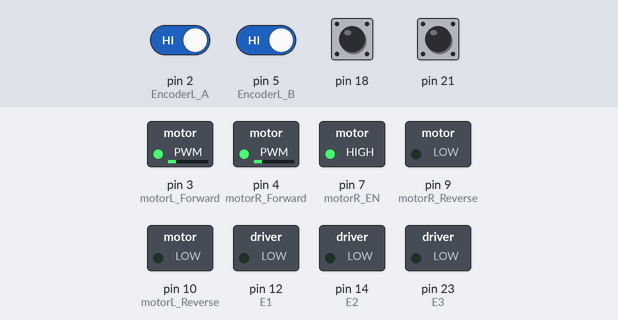
The sketch below on a simulated Arduino Mega 2560, built with avr-gcc and run on an emulated ATmega2560. On the bench: switched loads named in the sketch (green lamp = pin HIGH). Inputs (shaded band) come from the test bench; at power-on: pin 2 (EncoderL_A), pin 5 (EncoderL_B) HIGH, pin 18, pin 21 LOW. Random numbers use the default seed unless the sketch sets one; pins used as bus, display or sensor lines are not drawn; what the sketch prints to the serial monitor is not drawn.

Above: at 1.2 s.
1.3 s: pin 18 driven HIGH
4.3 s: pin 21 driven HIGH
7.3 s: pin 18 driven LOW
10.3 s: pin 18 pulsed HIGH 5 times (0.12 s each, 0.3 s apart)
14.8 s: pin 21 pulsed LOW 2 times (0.12 s each, 0.3 s apart)
Timing chart, 0 to 17.8 s (numbered marks = the images above; inputs shaded):
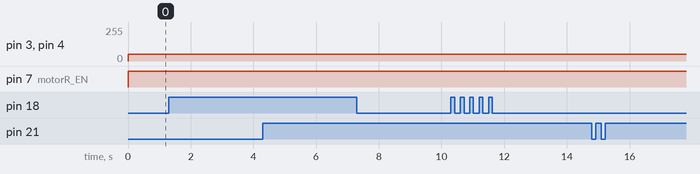

Measured:
- after the input at 1.3 s, every drawn part: stays the same
- after the input at 4.3 s, every drawn part: stays the same
- after the input at 7.3 s, every drawn part: stays the same
- after the input at 10.3 s, every drawn part: stays the same
- after the input at 14.8 s, every drawn part: stays the same

The sketch:

Micromouse.ino
```cpp
#include "headers/Receiver_Emitter.hpp"
#include "headers/Motors.hpp"
#include "headers/Encoders.hpp"
#include "headers/PID.hpp"

void setup() {
  receiver_emitter_setup();
  motorSetup();
  encoderSetup();
  setupInterrupts();
  PIDsetup();
  Serial.begin(9600);
}
/*
//main
void loop() {
  readSensors();
  detectWalls();
  turnDecision();
  moveOneCell();
}
*/

/*
//test sensor readings and walls
void loop() {
  readSensors();
  printSensorValues();
  printWalls();
}
*/

//test PID and cell movement
void loop() {
 moveOneCell();
 delay(3000);
}


/*
//test wheel turn with encoder print values
void loop() {
  turnLeft();
}
*/
```

Encoders.hpp
```cpp
//Encoder header
#ifndef ENCODERS_HEADER
#define ENCODERS_HEADER

#include "macros.hpp"
/*
extern int encL;
extern int encR;

void encoderSetup(); //connect encoders
void incLeft(); //increment counnter for left encoder
void incRight(); //increment counter for right encoder

void setupInterrupts(); //connect the interrupt service routine pins
*/

//values that will increase/decrease depending on if channel A leads channel B (vice-versa) for both encoders
extern volatile int encValLeft;
extern volatile int encValRight;

//updated encoder values
extern int currLeftEncoder;
extern int currRightEncoder;

extern double encoderCountX;
extern int encoderCountW;
extern int leftEncoderCount;
extern int rightEncoderCount;

//values to store changes and differnce between encoders and encoder states (current val and old val)
extern double encoderChange;//average between left encoder change and right encoder change
extern int leftEncoderChange;// difference between current left encoder and old left encoder
extern int rightEncoderChange; //difference between current rightEncoder and old right encoder

//last encoder values
//extern double oldEncoderCount;
extern double oldEncoderCount;
extern int oldLeftEncoder; //last value of left encoder
extern int oldRightEncoder; //last value of right encoder


void encoderSetup(); //connect encoders
void setupInterrupts(); //connect the interrupt service routine pins

//methods to increment/decrement the right and left encoder count
void countLeftEncoderA();
void countLeftEncoderB();
void countRightEncoderA();
void countRightEncoderB();

void resetEncoders();

void updateEncoders();

void printEncoders();


#endif
```

Motors.hpp
```cpp
//Motor header file
#ifndef MOTORS_HEADER
#define MOTORS_HEADER

extern int motorSpeedL;
extern int motorSpeedR;

extern double distanceLeftX;
extern double distanceLeftW;

extern int oneCellLength;
extern int oneTurnLength;

void motorSetup(); //declare motor pin connections
void turnDecision();
void moveOneCell();
void moveForwardSetting();
void turnRight();
void turnRightSetting();
void turnLeft();
void turnLeftSetting();
void halt();
void moveBackwards();
void turnAround();
void setMoveSpeed();
void setTurnSpeed();

#endif
```

PID.hpp
```cpp
//PID header file
#ifndef PID_HEADER
#define PID_HEADER

extern double encLeftCounter; //PID input
extern double newMotorSpeedL; //PID output
extern double encRightCounter; //PID setpoint

extern double kP, kI, kD;

void PIDsetup();
void runPID();
void turnOnPID();
void turnOffPID();

#endif
```

Receiver_Emitter.hpp
```cpp
//Receiver_Emitter header file
#ifndef RECEIVER_EMITTER_HEADER
#define RECEIVER_EMITTER_HEADER

#include "macros.hpp"

extern int frontLeft;
extern int left;
extern int right;
extern int frontRight;

extern int frontLeftThreshold;
extern int frontRightThreshold;
extern int leftThreshold;
extern int rightThreshold;

extern bool frontWall;
extern bool leftWall;
extern bool rightWall;

void receiver_emitter_setup(); //declare pin connections for emiiters and receivers
void getFrontRight(); //R1,E1
void getRight(); //R2,E2
void getLeft(); //R3,E3
void getFrontLeft(); //R4,E4

void readSensors();
void detectWalls();

void printSensorValues();
void printWalls();

#endif
```

macros.hpp
```cpp
//macros header file
#ifndef MACROS_HEADER
#define MACROS_HEADER

//pins for emitter and receiver pointing front right
#define R1 A1
#define E1 12

//pins for emitter and receiver pointing right
#define R2 A2
#define E2 14

//pins for emitter and receiver pointing left
#define R3 A3
#define E3 23

//pins for emitter and receiver pointing front left
#define R4 A4
#define E4 0

//left motor pins
#define motorL_EN 1
#define motorL_Forward 3
#define motorL_Reverse 10

//right motor pins
#define motorR_EN 7
#define motorR_Forward 4
#define motorR_Reverse 9

//A and B channels for both encoders
#define EncoderL_A 2
#define EncoderL_B 5
#define EncoderR_A 8
#define EncoderR_B 11

//speeds
#define moveSpeed 50
#define turnSpeed 50
#define maxSpeed 70

#endif
```

Encoders.cpp
```cpp
//Encoders.cpp
#include <Arduino.h>
#include "../headers/Encoders.hpp"
#include "../headers/Motors.hpp"
#include "../headers/PID.hpp"
/*
int encL, encR ;

void encoderSetup(){
	pinMode(left_encoder, INPUT);
	pinMode(right_encoder, INPUT);
	encL = 0;
	encR = 0;
}

void incLeft(){
	encL ++;
}

void incRight(){
	encR ++;
}

void setupInterrupts() {
	attachInterrupt(left_encoder, incLeft, CHANGE);
	attachInterrupt(right_encoder, incRight, CHANGE);
}
*/

volatile int encValLeft = 0;
volatile int encValRight = 0;

int currLeftEncoder;
int currRightEncoder;

double encoderCountX;
int encoderCountW;
int leftEncoderCount;
int rightEncoderCount;

double encoderChange;
int leftEncoderChange;
int rightEncoderChange;

double oldEncoderCount;
int oldLeftEncoder;
int oldRightEncoder;

void encoderSetup() {
	pinMode(EncoderL_A, INPUT);
	pinMode(EncoderL_B, INPUT);
	pinMode(EncoderR_A, INPUT);
	pinMode(EncoderR_B, INPUT);
}

void setupInterrupts() {
	attachInterrupt(EncoderL_A, countLeftEncoderA, CHANGE);
	attachInterrupt(EncoderL_B, countLeftEncoderB, CHANGE);
	attachInterrupt(EncoderR_A, countRightEncoderA, CHANGE);
	attachInterrupt(EncoderR_B, countRightEncoderB, CHANGE);
}

void countLeftEncoderA() {
	if (digitalRead(EncoderL_B)) {
	   	if (digitalRead(EncoderL_A)) {
	   		encValLeft++;
	   	}
		else {
			encValLeft--;
		}
	}
	else {
		if (digitalRead(EncoderL_A)) {
			encValLeft--;
		}
		else {
			encValLeft++;
		}
	}
}

void countLeftEncoderB() {
	if (digitalRead(EncoderL_A)) {
		if (digitalRead(EncoderL_B)) { // If A leads B, CW
			encValLeft--;
		}
		else {
			encValLeft++;
		}
	}
	else {
		if (digitalRead(EncoderL_B)) {
			encValLeft++;
		}
		else {
			encValLeft--;
		}
	}
}

void countRightEncoderA() {
	if (digitalRead(EncoderR_A)) {
		if (digitalRead(EncoderR_B)) { // If A leads B, CW
			encValRight--;
		}
		else {
			encValRight++;
		}
	}
	else {
		if (digitalRead(EncoderR_B)) {
			encValRight++;
		}
		else {
			encValRight--;
		}
	}
}

void countRightEncoderB() {
	if (digitalRead(EncoderR_B)) {
		if (digitalRead(EncoderR_A)) {
			encValRight++;
		}
		else {
			encValRight--;
		}
	}
	else {
		if (digitalRead(EncoderR_A)) {
			encValRight--;
		}
		else {
			encValRight++;
		}
	}
}

void resetEncoders() {
	encValLeft = 0;
	encValRight = 0;

	currLeftEncoder = 0;
	currRightEncoder = 0;

	leftEncoderChange = 0;
	rightEncoderChange = 0;
	encoderChange = 0;

	oldLeftEncoder = 0;
	oldRightEncoder = 0;

	leftEncoderCount = 0;
	rightEncoderChange = 0;
	encoderCountX = 0;
	encoderCountW = 0;

	distanceLeftX = 0;
	distanceLeftW = 0;

	encLeftCounter = 0;
	encRightCounter = 0;
}

void printEncoders() {
	Serial.print("encVal: ");
	Serial.print(encValLeft);
	Serial.print(",");
	Serial.println(encValRight);
	Serial.print("encLeft/RightCounter: ");
	Serial.print(encLeftCounter);
	Serial.print(",");
	Serial.println(encRightCounter);

}


void updateEncoders() {
	currLeftEncoder = encValLeft;
	currRightEncoder = encValRight;

	leftEncoderChange = currLeftEncoder - oldLeftEncoder;
	rightEncoderChange = currRightEncoder - oldRightEncoder;
	encoderChange = (double)(leftEncoderChange + rightEncoderChange)/2;

	oldLeftEncoder = currLeftEncoder;
	oldRightEncoder = currRightEncoder;

	leftEncoderCount += leftEncoderChange;
	rightEncoderChange += rightEncoderChange;
	encoderCountX = (double)(leftEncoderCount + rightEncoderCount)/2;
	encoderCountW = rightEncoderCount - leftEncoderChange;

	distanceLeftX -= encoderChange;
	distanceLeftW -= rightEncoderChange - leftEncoderChange;
}
```

Motors.cpp
```cpp
//Motor.cpp
#include <stdio.h>
#include <time.h>
#include <Arduino.h>
#include "../headers/Motors.hpp"
#include "../headers/macros.hpp"
#include "../headers/Receiver_Emitter.hpp"
#include "../headers/PID.hpp"
#include "../headers/Encoders.hpp"

int motorSpeedL, motorSpeedR;

double distanceLeftX, distanceLeftW;

int oneCellLength = 350; //520 //test this out
int oneTurnLength = 1250; //340 * 4//test this out

void motorSetup() {
  motorSpeedL = moveSpeed;
  motorSpeedR = moveSpeed;

  pinMode(motorL_EN, OUTPUT);
  pinMode(motorL_Forward, OUTPUT);
  pinMode(motorL_Reverse, OUTPUT);

  pinMode(motorR_EN, OUTPUT);
  pinMode(motorR_Forward, OUTPUT);
  pinMode(motorR_Reverse, OUTPUT);
}

void turnDecision() {
  int r;

  //turn off PID when about to make a turn
  turnOffPID();

  // no wall on right only
  if (frontWall == true && leftWall == true && rightWall == false) {
    turnRight();
  }
  //no wall on left only
  else if (frontWall == true && leftWall == false && rightWall == true) {
    turnLeft();
  }
  //wall in front; no wall on right and no wall on left
  else if (frontWall == true && leftWall == false && rightWall == false) {
    //turn right or left
    r = rand() % (2);
    if (r == 0) {
      turnRight();
    }
    else {
      turnLeft();
    }
  }
  //wall on left; no wall on right and no wall in front
  else if (frontWall == false && leftWall == true && rightWall == false) {
    //move forward or turn right
    r = rand() % (2);
    if (r == 0){
      //moveforward
    }
    else {
      turnRight();
    }
  }
  //wall on right; no wall forward and no wall left
  else if (frontWall == false && leftWall == false && rightWall == true) {
    //move forward or turn right
    r = rand() % (2);
    if (r == 0) {
      //move forward
    }
    else {
      turnLeft();
    }
  }

}

void moveOneCell() {
  //turn on PID
  turnOnPID();
  while ((encoderCountX-oldEncoderCount) < oneCellLength) {
    Serial.println(encoderCountX-oldEncoderCount);
    moveForwardSetting();
    runPID();
    updateEncoders();
    printEncoders();
    Serial.println(motorSpeedL);
  }
  halt();
  oldEncoderCount = encoderCountX;
}

void moveForwardSetting() {
  setMoveSpeed();
  digitalWrite(motorL_EN, HIGH);
  analogWrite(motorL_Forward, motorSpeedL);
  analogWrite(motorL_Reverse, 0);
  digitalWrite(motorR_EN, HIGH);
  analogWrite(motorR_Forward, motorSpeedR);
  analogWrite(motorR_Reverse, 0);

}

void turnRight() {
  distanceLeftW = -oneTurnLength;
  while(distanceLeftW < 0) {
    Serial.println(distanceLeftW);
    turnRightSetting();
    updateEncoders();
  }
  halt();
  resetEncoders();
}

void turnRightSetting() {
  setTurnSpeed();
  digitalWrite(motorL_EN, HIGH);
  analogWrite(motorL_Forward, motorSpeedL);
  analogWrite(motorL_Reverse, 0);
  digitalWrite(motorR_EN, LOW);
  analogWrite(motorR_Forward, 0);
  analogWrite(motorR_Reverse, 0);
}

void turnLeft() {
  distanceLeftW = oneTurnLength;
  while( distanceLeftW > 0) {
    turnLeftSetting();
    Serial.println(distanceLeftW);
    updateEncoders();
  }
  halt();
  resetEncoders();
}

void turnLeftSetting() {
  setTurnSpeed();
    digitalWrite(motorL_EN, LOW);
    analogWrite(motorL_Forward, 0);
    analogWrite(motorL_Reverse, 0);
    digitalWrite(motorR_EN, HIGH);
    analogWrite(motorR_Forward, motorSpeedR);
    analogWrite(motorR_Reverse, 0);
}

void halt() {
  digitalWrite(motorL_EN, LOW);
  analogWrite(motorL_Forward, 0);
  analogWrite(motorL_Reverse, 0);
  digitalWrite(motorR_EN, LOW);
  analogWrite(motorR_Forward, 0);
  analogWrite(motorR_Reverse, 0);
  delay(500);
}

void moveBackwards() {
  digitalWrite(motorL_EN, HIGH);
  analogWrite(motorL_Forward, 0);
  analogWrite(motorL_Reverse, motorSpeedL);
  digitalWrite(motorR_EN, HIGH);
  analogWrite(motorR_Forward, 0);
  analogWrite(motorR_Reverse, motorSpeedR);
}

void turnAround() {
  turnRight();
  turnRight();
}

void setMoveSpeed() {
  motorSpeedR = moveSpeed;
  motorSpeedL = moveSpeed;
}

void setTurnSpeed() {
  motorSpeedR = turnSpeed;
  motorSpeedL = turnSpeed;
}
```

PID.cpp
```cpp
//PID.cpp
//adjusts left motor to match with right motor

#include <Arduino.h>
#include <PID_v1.h>
#include "../headers/Motors.hpp"
#include "../headers/macros.hpp"
#include "../headers/Encoders.hpp"
#include "../headers/PID.hpp"

double encLeftCounter, encRightCounter, newMotorSpeedL;
double kP = 3; //ok 3
double kI = .25; // kI < .25 goes left. kI > .25 goes right
double kD = .05; // idk
PID encPID = PID(&encLeftCounter, &newMotorSpeedL, &encRightCounter, kP, kI, kD, DIRECT);


void PIDsetup() {
	encLeftCounter = encValLeft;
	encRightCounter = encValRight;
	encPID.SetMode(AUTOMATIC);
}

void runPID() {
	encLeftCounter = encValLeft;
	encRightCounter = encValRight;
	encPID.Compute();
	motorSpeedL = (int)newMotorSpeedL;
}

void turnOnPID() {
	encPID.SetMode(AUTOMATIC);
}

void turnOffPID() {
	encPID.SetMode(MANUAL);
}
```

Receiver_Emitter.cpp
```cpp
//Receiver_Emitter.cpp
#include <Arduino.h>
#include "../headers/Receiver_Emitter.hpp"

int frontLeft, left, right, frontRight;

int frontLeftThreshold = 46;
int frontRightThreshold = 61;
int leftThreshold = 130;
int rightThreshold = 90;

bool frontWall = false;
bool leftWall = false;
bool rightWall = false;

void receiver_emitter_setup() {
  pinMode(R1, INPUT);
  pinMode(E1, OUTPUT);

  pinMode(R2, INPUT);
  pinMode(E2, OUTPUT);

  pinMode(R3, INPUT);
  pinMode(E3, OUTPUT);

  pinMode(R4, INPUT);
  pinMode(E4, OUTPUT);
}

void getFrontRight() {
  digitalWrite(E1, HIGH);
  delayMicroseconds(40);
  frontRight = analogRead(R1);
}

void getRight() {
  digitalWrite(E2, HIGH);
  delayMicroseconds(40);
  right = analogRead(R2);
}

void getLeft() {
  digitalWrite(E3, HIGH);
  delayMicroseconds(40);
  left = analogRead(R3);
}

void getFrontLeft() {
  digitalWrite(E4, HIGH);
  delayMicroseconds(40);
  frontLeft = analogRead(R4);
}

void readSensors() {
  getFrontRight();
  delayMicroseconds(25);
  getRight();
  delayMicroseconds(25);
  getLeft();
  delayMicroseconds(25);
  getFrontLeft();
}

void detectWalls() {
  if (frontLeft >= frontLeftThreshold && frontRight >= frontRightThreshold) {
    frontWall = true;
  } else{
    frontWall = false;
  }
  if (left >= leftThreshold) {
    leftWall = true;
  } else {
    leftWall = false;
  }
  if (right >= rightThreshold) {
    rightWall = true;
  } else {
    rightWall = false;
  }


}

void printSensorValues() {
  Serial.print("frontLeft = ");
  Serial.println(frontLeft);
  Serial.print("left = ");
  Serial.println(left);
  Serial.print("right = ");
  Serial.println(right);
  Serial.print("frontRight = ");
  Serial.println(frontRight);

}

void printWalls() {
  Serial.print("frontWall: ");
  if (frontWall == true)
    Serial.println("yes");
  else if (frontWall == false)
    Serial.println("no");

  Serial.print("leftWall: ");
  if (leftWall == true)
    Serial.println("yes");
  else if (leftWall == false)
    Serial.println("no");

  Serial.print("rightWall: ");
  if (rightWall == true)
    Serial.println("yes");
  else if (rightWall == false)
    Serial.println("no");
}
```
